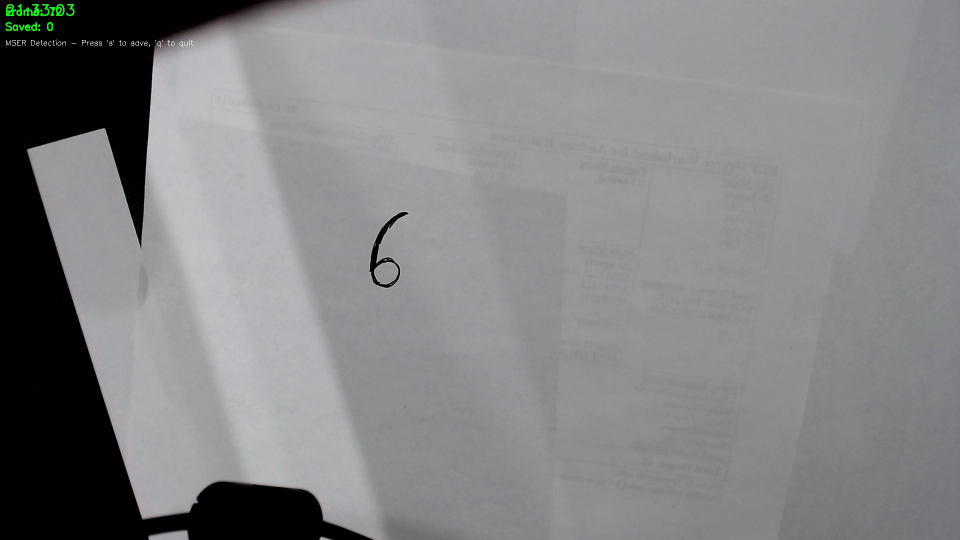
#> input picture camera/testing/mser_test_20250915_213256/mser_001_01_original.jpg, 1920 x 1080 px (shown at 1/2 size)
$ python mser_digit_detector.py mser_test_20250915_213256/mser_001_01_original.jpg
#> lines starting #> are read from the running program, lines starting #| are printed output that depends on the picture; after the words box and inside, x2 and y2 are one past the last pixel; in counts of white or black regions, pixels touching at a corner belong together
#!/usr/bin/env python3
"""
MSER-based Digit Detection and Preprocessing Pipeline

This module implements MSER (Maximally Stable Extremal Regions) for digit detection,
which is specifically designed to find stable regions that remain consistent across
different thresholds, making it ideal for digit recognition without detecting noise edges.

Key features:
- MSER-based region detection instead of contour detection
- Border weighting to devalue screen edges
- Step-by-step visualization of the detection process
- Same interface as the original preprocessing visualizer
"""

import cv2
import numpy as np
import os
import sys
from typing import List, Tuple, Optional
from datetime import datetime

class MSERDigitDetector:
    def __init__(self):
        # MSER parameters optimized for digit detection (balanced for fewer duplicates)
        self.mser = cv2.MSER_create(
            delta=4,           # Delta parameter for stability (increased to reduce duplicates)
            min_area=500,      # Minimum area (reduced for more detections)
            max_area=80000,    # Maximum area (increased for larger digits)
            max_variation=0.3, # Maximum variation for stability (reduced for fewer duplicates)
            min_diversity=0.15, # Minimum diversity between regions (increased for fewer duplicates)
            max_evolution=200, # Maximum evolution steps
            area_threshold=1.01, # Area threshold
            min_margin=0.003,  # Minimum margin
            edge_blur_size=5   # Edge blur size
        )

        # Digit filtering parameters
        self.min_aspect_ratio = 0.3
        self.max_aspect_ratio = 1.5
        self.min_size = 30
        self.max_size = 200

        # Border weighting parameters
        self.border_margin = 0.1  # 10% margin from edges
        self.center_weight = 1.0
        self.border_weight = 0.3  # Much lower weight for border regions

    def create_border_weight_mask(self, height: int, width: int) -> np.ndarray:
        """
        Create a weight mask that devalues regions near the image borders.
        This helps reduce false detections from paper edges and screen borders.
        """
        mask = np.ones((height, width), dtype=np.float32)

        # Calculate border margins
        margin_h = int(height * self.border_margin)
        margin_w = int(width * self.border_margin)

        # Create distance-based weighting
        center_y, center_x = height // 2, width // 2
        max_dist = np.sqrt(center_x**2 + center_y**2)

        for y in range(height):
            for x in range(width):
                # Calculate distance from center
                dist_from_center = np.sqrt((x - center_x)**2 + (y - center_y)**2)

                # Calculate distance from nearest border
                dist_from_border = min(
                    x, y, width - x - 1, height - y - 1
                )

                # Weight based on distance from center and border
                center_weight = 1.0 - (dist_from_center / max_dist) * 0.3
                border_weight = min(1.0, dist_from_border / min(margin_w, margin_h))

                # Combine weights (lower values near borders)
                mask[y, x] = center_weight * border_weight

        return mask

    def preprocess_frame(self, frame: np.ndarray) -> Tuple[np.ndarray, np.ndarray, np.ndarray]:
        """
        Preprocess the input frame for MSER detection
        Returns: (grayscale, blurred, border_weight_mask)
        """
        # Convert to grayscale
        if len(frame.shape) == 3:
            gray = cv2.cvtColor(frame, cv2.COLOR_BGR2GRAY)
        else:
            gray = frame.copy()

        # Apply Gaussian blur to reduce noise while preserving edges
        blurred = cv2.GaussianBlur(gray, (3, 3), 0)

        # Create border weight mask
        height, width = gray.shape
        border_mask = self.create_border_weight_mask(height, width)

        return gray, blurred, border_mask

    def detect_mser_regions(self, blurred: np.ndarray, border_mask: np.ndarray) -> List[Tuple[np.ndarray, Tuple[int, int, int, int], float]]:
        """
        Detect MSER regions and filter them for digit-like properties
        Returns: List of (mask, bbox, weight_score)
        """
        # Detect MSER regions
        regions, _ = self.mser.detectRegions(blurred)
        print(f"   MSER detected {len(regions)} raw regions")

        # Convert regions to masks and filter
        digit_regions = []
        size_filtered = 0
        aspect_filtered = 0
        weight_filtered = 0

        for region in regions:
            # Create mask for this region
            mask = np.zeros(blurred.shape, dtype=np.uint8)
            points = region.reshape(-1, 1, 2)
            cv2.fillPoly(mask, [points], 255)

            # Get bounding rectangle
            x, y, w, h = cv2.boundingRect(points)

            # Calculate properties
            area = cv2.contourArea(points)
            aspect_ratio = w / h if h > 0 else 0

            # Filter for digit-like regions
            if not (self.min_size < w < self.max_size and
                   self.min_size < h < self.max_size):
                size_filtered += 1
                continue

            if not (self.min_aspect_ratio < aspect_ratio < self.max_aspect_ratio):
                aspect_filtered += 1
                continue

            # Calculate weight score based on border mask
            region_mask = mask[y:y+h, x:x+w]
            border_region = border_mask[y:y+h, x:x+w]

            # Weight score is average of border mask values in the region
            weight_score = np.mean(border_region[region_mask > 0]) if np.any(region_mask > 0) else 0

            # Only include regions with reasonable weight scores
            if weight_score > 0.2:  # Threshold for border weighting (reduced for more lenient detection)
                digit_regions.append((mask, (x, y, w, h), weight_score))
            else:
                weight_filtered += 1

        print(f"   Filtered: {size_filtered} by size, {aspect_filtered} by aspect, {weight_filtered} by weight")
        print(f"   Final: {len(digit_regions)} regions passed all filters")

        # Sort by weight score (higher is better - further from borders)
        digit_regions.sort(key=lambda x: x[2], reverse=True)

        # Remove overlapping regions (keep the one with highest weight score)
        filtered_regions = []
        for mask, bbox, weight_score in digit_regions:
            x1, y1, w1, h1 = bbox

            # Check for overlap with already selected regions
            is_duplicate = False
            for _, existing_bbox, _ in filtered_regions:
                x2, y2, w2, h2 = existing_bbox

                # Calculate overlap
                overlap_x = max(0, min(x1 + w1, x2 + w2) - max(x1, x2))
                overlap_y = max(0, min(y1 + h1, y2 + h2) - max(y1, y2))
                overlap_area = overlap_x * overlap_y

                # Calculate areas
                area1 = w1 * h1
                area2 = w2 * h2

                # If overlap is more than 50% of either region, consider it a duplicate
                if overlap_area > 0.5 * min(area1, area2):
                    is_duplicate = True
                    break

            if not is_duplicate:
                filtered_regions.append((mask, bbox, weight_score))

        print(f"   After duplicate removal: {len(filtered_regions)} unique regions")

        return filtered_regions

    def extract_digit_region(self, frame: np.ndarray, rect: Tuple[int, int, int, int]) -> np.ndarray:
        """
        Extract the digit region from the frame with padding
        """
        x, y, w, h = rect

        # Add padding
        padding = 8
        x = max(0, x - padding)
        y = max(0, y - padding)
        w = min(frame.shape[1] - x, w + 2 * padding)
        h = min(frame.shape[0] - y, h + 2 * padding)

        # Extract region
        digit_roi = frame[y:y+h, x:x+w]

        return digit_roi

    def preprocess_digit(self, digit_roi: np.ndarray) -> np.ndarray:
        """
        Preprocess a digit region to 28x28 format for the model
        """
        # Convert to grayscale if needed
        if len(digit_roi.shape) == 3:
            gray = cv2.cvtColor(digit_roi, cv2.COLOR_BGR2GRAY)
        else:
            gray = digit_roi.copy()

        # Resize to 28x28
        resized = cv2.resize(gray, (28, 28))

        # Invert colors (MNIST has white digits on black background)
        inverted = cv2.bitwise_not(resized)

        # Normalize to [0, 1] range
        normalized = inverted.astype(np.float32) / 255.0

        return normalized

    def detect_digits(self, frame: np.ndarray) -> List[Tuple[np.ndarray, Tuple[int, int, int, int]]]:
        """
        Main function to detect and preprocess digits using MSER
        Returns: List of (preprocessed_digit, bounding_rect)
        """
        # For large frames, work on a smaller version for detection
        original_height, original_width = frame.shape[:2]
        scale_factor = 0.5 if original_width > 1280 else 1.0

        if scale_factor != 1.0:
            small_width = int(original_width * scale_factor)
            small_height = int(original_height * scale_factor)
            small_frame = cv2.resize(frame, (small_width, small_height))
        else:
            small_frame = frame

        # Preprocess frame
        gray, blurred, border_mask = self.preprocess_frame(small_frame)

        # Detect MSER regions
        mser_regions = self.detect_mser_regions(blurred, border_mask)

        results = []
        for i, (mask, rect, weight_score) in enumerate(mser_regions):
            # Scale rectangle back to original size
            x, y, w, h = rect
            if scale_factor != 1.0:
                x = int(x / scale_factor)
                y = int(y / scale_factor)
                w = int(w / scale_factor)
                h = int(h / scale_factor)
                rect = (x, y, w, h)

            # Extract digit region from original frame
            digit_roi = self.extract_digit_region(frame, rect)

            # Preprocess digit
            preprocessed = self.preprocess_digit(digit_roi)

            results.append((preprocessed, rect))

        return results

    def visualize_detection(self, frame: np.ndarray, results: List[Tuple[np.ndarray, Tuple[int, int, int, int]]]) -> np.ndarray:
        """
        Draw bounding boxes and digit regions on the frame for visualization
        """
        vis_frame = frame.copy()

        for i, (preprocessed, rect) in enumerate(results):
            x, y, w, h = rect

            # Draw bounding box
            cv2.rectangle(vis_frame, (x, y), (x + w, y + h), (0, 255, 0), 2)

            # Add label
            cv2.putText(vis_frame, f"MSER {i}", (x, y - 10),
                       cv2.FONT_HERSHEY_SIMPLEX, 0.7, (0, 255, 0), 2)

        return vis_frame

def test_mser_detection():
    """
    Test function to demonstrate MSER digit detection
    """
    if len(sys.argv) != 2:
        print("Usage: python3 mser_digit_detector.py <image_file>")
        print("Example: python3 mser_digit_detector.py test_image.jpg")
        sys.exit(1)

    image_path = sys.argv[1]
    if not os.path.exists(image_path):
        print(f"Error: Image file {image_path} not found")
        sys.exit(1)

    # Load image
    frame = cv2.imread(image_path)
#> frame is the input picture: shape (1080, 1920, 3); mean B, G, R 133.1, 130.9, 131
    if frame is None:
        print(f"Error: Could not load image {image_path}")
        sys.exit(1)

    # Detect digits using MSER
    detector = MSERDigitDetector()
    results = detector.detect_digits(frame)
#> in detect_digits, `small_frame = cv2.resize(frame, (small_width, small_height))`:
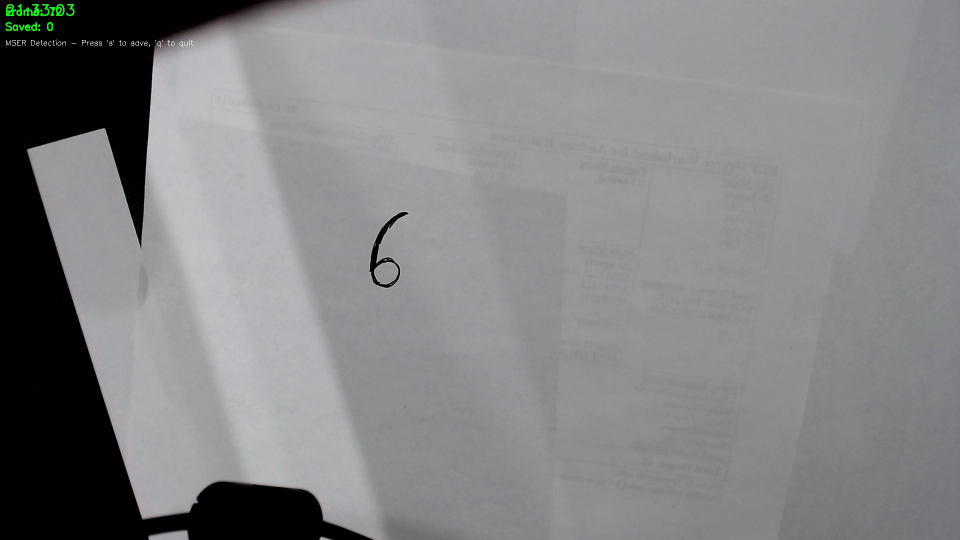
#> small_frame: shape (540, 960, 3); mean B, G, R 133.2, 131, 131.1
#> after the loop in create_border_weight_mask, `for y in range(height):`:
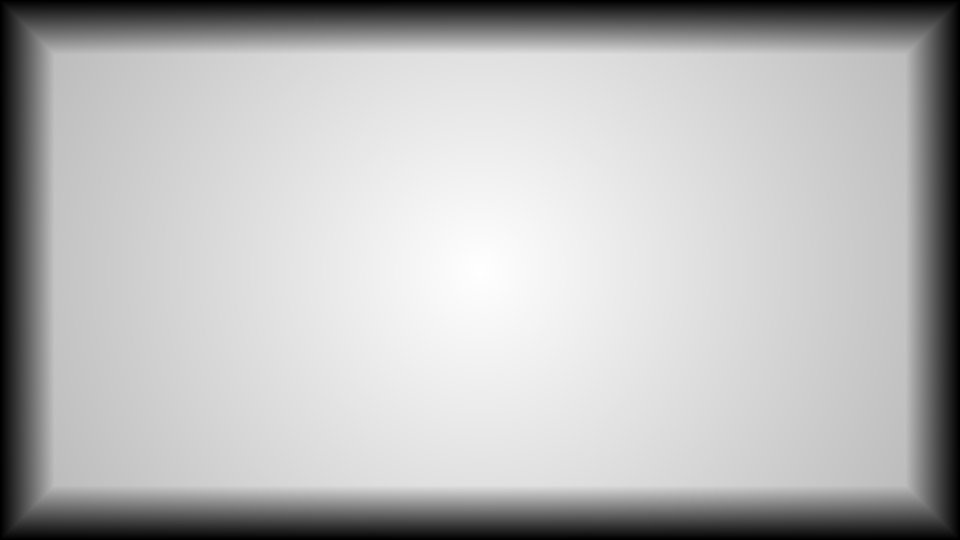
#> mask: shape (540, 960) float32; min 0, max 1, mean 0.722
#> in detect_mser_regions, `regions, _ = self.mser.detectRegions(blurred)`: regions = 60 items
#|    MSER detected 60 raw regions
#> the loop in detect_mser_regions, `for region in regions:` made 60 passes
#> (x, y, w, h, area, aspect_ratio) on passes 1 to 12: (1, 1, 365, 538, 7889, 0.678), (1, 1, 367, 538, 58770.5, 0.682), (1, 1, 367, 538, 117703.5, 0.682), (1, 1, 367, 538, 69866.5, 0.682), (1, 1, 368, 538, 140785, 0.684), (1, 1, 368, 538, 141682, 0.684), (1, 1, 368, 538, 120739, 0.684), (1, 1, 368, 538, 165210, 0.684), (1, 1, 369, 538, 169298, 0.686), (1, 1, 369, 538, 140913, 0.686), (1, 1, 369, 538, 275109.5, 0.686), (1, 1, 369, 538, 330134.5, 0.686)
#> (x, y, w, h, area, aspect_ratio, weight_score) on passes 31 to 36: (370, 212, 37, 75, 3267.5, 0.493, 0.947), (370, 212, 37, 75, 3578.5, 0.493, 0.947), (370, 212, 37, 76, 2337, 0.487, 0.948), (370, 212, 37, 76, 2065.5, 0.487, 0.948), (370, 212, 38, 76, 3750.5, 0.5, 0.948), (370, 212, 38, 76, 2586.5, 0.5, 0.948)
#> after the loop in detect_mser_regions, `for region in regions:`:
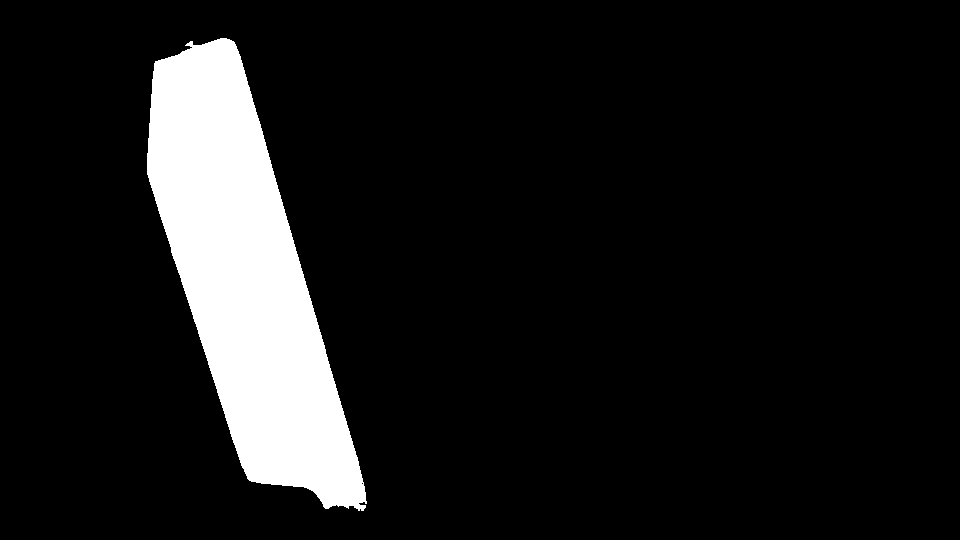
#> mask: shape (540, 960); 10.1% white; 1 white region, box (x1, y1, x2, y2) and area: (147, 38, 367, 511) 52570
#> after the loop in detect_mser_regions, `for region in regions:`: aspect_filtered = 0; digit_regions = 20 items; size_filtered = 40; weight_filtered = 0
#|    Filtered: 40 by size, 0 by aspect, 0 by weight
#|    Final: 20 regions passed all filters
#> the loop in detect_mser_regions, `for mask, bbox, weight_score in digit_regions:` made 20 passes
#> (weight_score, x1, y1, w1, h1) on passes 1 to 12: (0.948, 369, 212, 39, 76), (0.948, 369, 212, 39, 76), (0.948, 369, 211, 40, 77), (0.948, 369, 211, 40, 78), (0.948, 369, 211, 40, 78), (0.948, 369, 211, 40, 78), (0.948, 369, 211, 39, 77), (0.948, 370, 212, 38, 76), (0.948, 370, 212, 38, 76), (0.948, 370, 212, 38, 76), (0.948, 370, 212, 38, 76), (0.948, 369, 212, 39, 76)
#> after the loop in detect_mser_regions, `for mask, bbox, weight_score in digit_regions:`: filtered_regions = 1 item
#|    After duplicate removal: 1 unique regions
#> the loop in detect_digits, `for i, (mask, rect, weight_score) in enumerate(mser_regions):` made 1 pass
#> (weight_score, padding in extract_digit_region) on pass 1: (0.948, 8)
#> pass 1, in extract_digit_region, `digit_roi = frame[y:y+h, x:x+w]`:
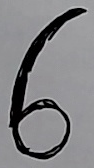
#> digit_roi: shape (168, 94, 3); mean B, G, R 132, 129.7, 129.9
#> pass 1, in preprocess_digit, `resized = cv2.resize(gray, (28, 28))`:
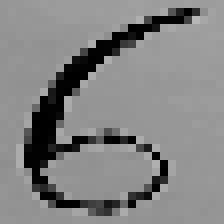
#> resized: shape (28, 28) (shown 8 times larger); min 0, max 181, mean 130.2
#> pass 1, in preprocess_digit, `inverted = cv2.bitwise_not(resized)`:
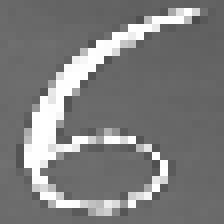
#> inverted: shape (28, 28) (shown 8 times larger); min 74, max 255, mean 124.8
#> results = 1 item

    print(f"Found {len(results)} potential digits using MSER")
#| Found 1 potential digits using MSER

    # Visualize results
    vis_frame = detector.visualize_detection(frame, results)
#> the loop in visualize_detection, `for i, (preprocessed, rect) in enumerate(results):` made 1 pass
#> (x, y, w, h) on pass 1: (738, 424, 78, 152)
#> after the loop in visualize_detection, `for i, (preprocessed, rect) in enumerate(results):`:
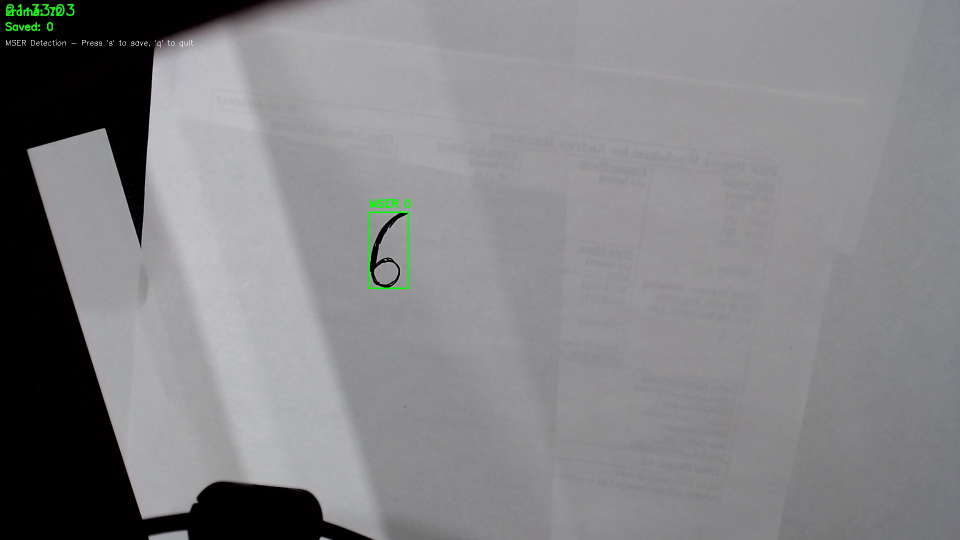
#> vis_frame: shape (1080, 1920, 3) (shown at 1/2 size); 0.1% of pixels changed, all inside (x1, y1, x2, y2) = (737, 398, 822, 578)

    # Show results
    cv2.imshow("MSER Digit Detection", vis_frame)
    cv2.waitKey(0)
    cv2.destroyAllWindows()

    print("MSER detection test completed!")

if __name__ == "__main__":
    test_mser_detection()

$ run again, on camera/testing/mser_test_20250915_213256/mser_001_07_digit_0_roi.jpg
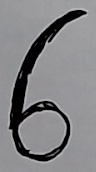
#> input picture camera/testing/mser_test_20250915_213256/mser_001_07_digit_0_roi.jpg, 96 x 172 px
#> in test_mser_detection, frame is the input picture: shape (172, 96, 3); mean B, G, R 133.1, 130.7, 130.9
#> regions = 80 items
#|    MSER detected 80 raw regions
#> the loop in detect_mser_regions, `for region in regions:` made 80 passes
#> (x, y, w, h, area, aspect_ratio, weight_score) on passes 1 to 8: (11, 11, 73, 149, 4207, 0.49, 0.884), (10, 11, 75, 149, 7473.5, 0.503, 0.881), (10, 11, 75, 149, 8326, 0.503, 0.884), (10, 11, 75, 150, 11179, 0.5, 0.881), (10, 10, 76, 151, 20290.5, 0.503, 0.881), (9, 10, 77, 151, 27192, 0.51, 0.881), (9, 10, 77, 151, 25883, 0.51, 0.881), (9, 10, 77, 151, 27183, 0.51, 0.881)
#> after the loop in detect_mser_regions, `for region in regions:`:
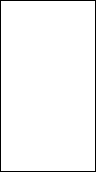
#> mask: shape (172, 96); 96.8% white; black in thin lines or dots
#> after the loop in detect_mser_regions, `for region in regions:`: aspect_filtered = 0; digit_regions = 80 items; size_filtered = 0
#|    Filtered: 0 by size, 0 by aspect, 0 by weight
#|    Final: 80 regions passed all filters
#> the loop in detect_mser_regions, `for mask, bbox, weight_score in digit_regions:` made 80 passes
#> (bbox, weight_score) on passes 27 to 34: ((18, 110, 48, 44), 0.856), ((19, 111, 47, 43), 0.856), ((19, 111, 47, 43), 0.856), ((19, 111, 47, 43), 0.856), ((19, 110, 47, 44), 0.856), ((18, 110, 48, 45), 0.856), ((18, 110, 49, 45), 0.856), ((18, 110, 49, 45), 0.855)
#|    After duplicate removal: 1 unique regions
#> the loop in detect_digits, `for i, (mask, rect, weight_score) in enumerate(mser_regions):` made 1 pass
#> weight_score on pass 1: 0.884
#| Found 1 potential digits using MSER
#> the loop in visualize_detection, `for i, (preprocessed, rect) in enumerate(results):` made 1 pass
#> rect on pass 1: (10, 11, 75, 149)
#> after the loop in visualize_detection, `for i, (preprocessed, rect) in enumerate(results):`:
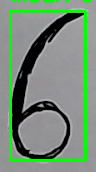
#> vis_frame: shape (172, 96, 3); 8.86% of pixels changed, all inside (x1, y1, x2, y2) = (9, 0, 92, 162)
